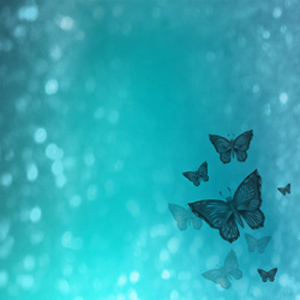
//> input picture image.jpg, 300 x 300 px
$ ./main image.jpg   (built with g++ and OpenCV 4)
//> lines starting //> are read from the running program, lines starting //| are printed output that depends on the picture; after the words box and inside, x2 and y2 are one past the last pixel; in counts of white or black regions, pixels touching at a corner belong together
#include <stdio.h>
#include <opencv2/opencv.hpp>
#include <array>
#include <unistd.h>
using namespace cv;

#define INTENSIVITY_THRESHOLD 5

void get_circle(Mat& image)
{
    std::array<std::pair<int, int>, 16> circle = { { { -3, 0 }, { -3, 1 }, { -2, 2 }, { -1, 3},
    { 0, 3 }, { 1, 3 }, { 2, 2 }, { 3, 1}, { 3, 0 }, { 3, -1 }, { 2, -2 }, { 1, -3 }, { 0, -3 },
    { -1, -3 }, { -2, -2 }, { -3, -1} } };
    for(size_t n = 0;n < 16;n++)
    {
        image.at<uchar>(image.rows/2+circle[n].first,image.cols/2+circle[n].second) = 0;
    }
    return;
}

void find_angles(Mat& image)
{
    std::unique_ptr<std::vector<std::pair<int,int>>> candidates = std::unique_ptr<std::vector<std::pair<int,int>>>(new std::vector<std::pair<int,int>>());
    std::unique_ptr<std::vector<std::pair<int,int>>> marks = std::unique_ptr<std::vector<std::pair<int,int>>>(new std::vector<std::pair<int,int>>());

    for(size_t i = 3;i<image.rows-4;i++)
    {
        for(size_t j = 3;j<image.cols-4;j++)
        {
            int intensity_candidate = (int)image.at<uchar>(i,j);
            int intensities[4] = { (int)image.at<uchar>(i-3,j), (int)image.at<uchar>(i,j+3), (int)image.at<uchar>(i+3,j), (int)image.at<uchar>(i,j-3) };
            size_t counter_more = 0,counter_less = 0;
            for(size_t n = 0;n < 4;n++)
            {
                if(intensities[n]>intensity_candidate+INTENSIVITY_THRESHOLD)
                {
                    counter_more++;
                }
                else if(intensities[n]<intensity_candidate-INTENSIVITY_THRESHOLD)
                {
                    counter_less++;
                }
            }
            if(counter_more >=3 || counter_less >=3)
            {
                candidates->push_back({i,j});
            }
        }
    }

    for(auto& candidate : *candidates)
    {
        int i = candidate.first;
        int j = candidate.second;
        int intensity_candidate = (int)image.at<uchar>(i,j);
        std::array<std::pair<int, int>, 16> circle = { { { -3, 0 }, { -3, 1 }, { -2, 2 }, { -1, 3},
        { 0, 3 }, { 1, 3 }, { 2, 2 }, { 3, 1}, { 3, 0 }, { 3, -1 }, { 2, -2 }, { 1, -3 }, { 0, -3 },
        { -1, -3 }, { -2, -2 }, { -3, -1} } };
        int intensities[16];
        size_t counter_more = 0;
        size_t counter_less = 0;
        for(size_t n = 0;n < 16;n++)
        {
            intensities[n] = (int)image.at<uchar>(i+circle[n].first,j+circle[n].second);
        }
        bool found_sequence = false;
        for(size_t n = 0;n < 16 && !found_sequence;n++)
        {
            for(size_t m = n;m < n + 16;m++){
                if(intensities[m%16]>intensity_candidate+INTENSIVITY_THRESHOLD)
                {
                    counter_more++;
                    counter_less = 0;
                }
                else if(intensities[m%16]<intensity_candidate-INTENSIVITY_THRESHOLD)
                {
                    counter_less++;
                    counter_more = 0;
                }
                else
                {
                    counter_more = 0;
                    counter_less = 0;
                }
            }
            if(counter_more==12 || counter_less==12)
                {
                    marks->push_back({i,j});
                    found_sequence = true;
                    break;
                }
        }

        sleep(0.5);
    }

    for(auto& i : *marks)
    {
        image.at<uchar>(i.first,i.second) = 0;
    }

    return;
}

int main(int argc,char** argv)
{
    if(argc<2){
        std::cout << "USAGE:./angle_detector image.jpg\n";
        return 0;
    }
    Mat image,gray_image;
    image = imread(argv[1], 1);
//> image is the input picture: 300 rows x 300 cols, CV_8UC3; mean B, G, R 181.8, 170.3, 46.1
    cvtColor(image, gray_image, cv::COLOR_BGR2GRAY);
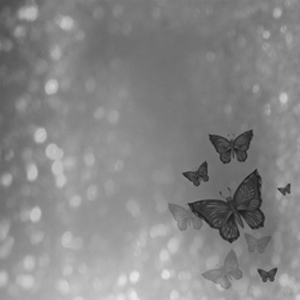
//> gray_image: 300 rows x 300 cols, CV_8UC1; min 26, max 231, mean 134.5
    if (!image.data) {
        printf("No image data \n");
        return -1;
    }
    imwrite("before.jpg", gray_image);
    find_angles(gray_image);
//> the loop in find_angles, `for(auto& candidate : *candidates)` made 4234 passes
//> (i, j, intensity_candidate, counter_more, counter_less, found_sequence) on passes 1 to 3: (3, 34, 130, 0, 0, false), (3, 39, 107, 0, 0, false), (3, 285, 143, 0, 7, false)
//> the loop in find_angles, `for(auto& i : *marks)` made 955 passes
//> i on passes 1 to 3: (3, 288), (4, 289), (10, 207)
//> after the loop in find_angles, `for(auto& i : *marks)`:
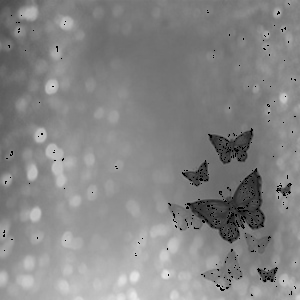
//> image: 300 rows x 300 cols, CV_8UC1; 1.06% of pixels changed, all inside (x1, y1, x2, y2) = (3, 3, 296, 296)
    //get_circle(gray_image);
    imwrite("after.jpg",gray_image);
    waitKey(0);

    return 0;
}

$ run again, on test2.jpg
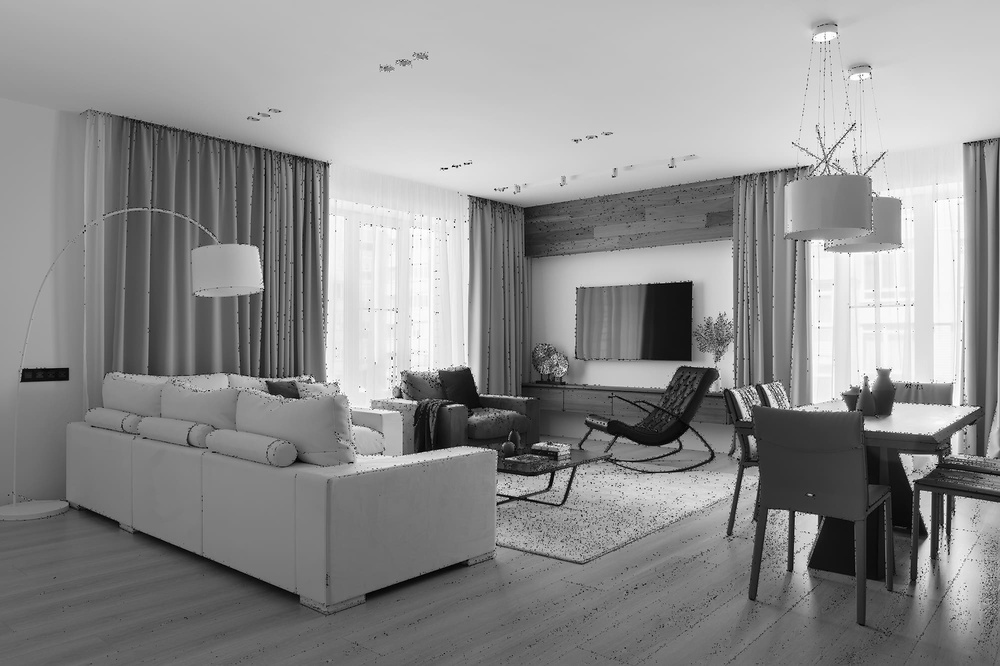
//> input picture test2.jpg, 1000 x 666 px, shrunk from 2000 x 1333 before the run
//> image is the input picture: 666 rows x 1000 cols, CV_8UC3; min 0, max 255, mean 141.5
//> the loop in find_angles, `for(auto& candidate : *candidates)` made 63381 passes
//> (i, j, intensity_candidate, counter_more, counter_less, found_sequence) on passes 1 to 3: (21, 831, 145, 3, 0, false), (21, 832, 145, 3, 0, false), (21, 837, 180, 0, 0, false)
//> the loop in find_angles, `for(auto& i : *marks)` made 16058 passes
//> i on passes 1 to 3: (23, 815), (23, 833), (24, 822)
//> after the loop in find_angles, `for(auto& i : *marks)`:
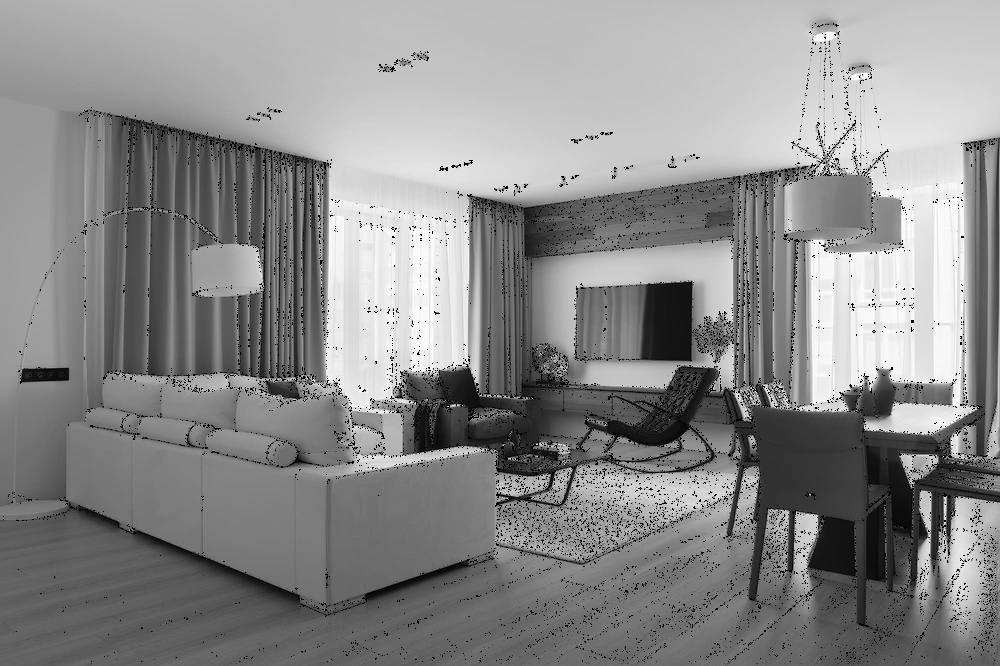
//> image: 666 rows x 1000 cols, CV_8UC1; min 0, max 255, mean 138.7
